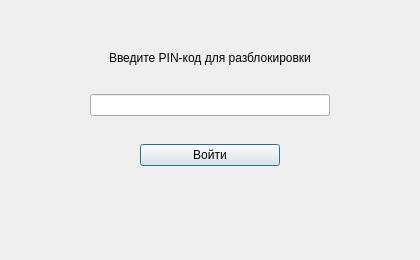
<?xml version="1.0" encoding="UTF-8"?>
<ui version="4.0">
 <class>PinDialog</class>
 <widget class="QDialog" name="PinDialog">
  <property name="geometry">
   <rect>
    <x>0</x>
    <y>0</y>
    <width>420</width>
    <height>260</height>
   </rect>
  </property>
  <property name="windowTitle">
   <string>Аутентификация</string>
  </property>
  <layout class="QVBoxLayout" name="verticalLayout">
   <item>
    <spacer name="verticalSpacerTop">
     <property name="orientation">
      <enum>Qt::Vertical</enum>
     </property>
     <property name="sizeHint" stdset="0">
      <size>
       <width>20</width>
       <height>40</height>
      </size>
     </property>
    </spacer>
   </item>
   <item alignment="Qt::AlignHCenter">
    <widget class="QLabel" name="titleLabel">
     <property name="text">
      <string>Введите PIN-код для разблокировки</string>
     </property>
    </widget>
   </item>
   <item>
    <spacer name="verticalSpacerMid">
     <property name="orientation">
      <enum>Qt::Vertical</enum>
     </property>
     <property name="sizeHint" stdset="0">
      <size>
       <width>20</width>
       <height>10</height>
      </size>
     </property>
    </spacer>
   </item>
   <item alignment="Qt::AlignHCenter">
    <widget class="QLineEdit" name="pinLineEdit">
     <property name="minimumSize">
      <size>
       <width>240</width>
       <height>0</height>
      </size>
     </property>
    </widget>
   </item>
   <item>
    <spacer name="verticalSpacerSmall">
     <property name="orientation">
      <enum>Qt::Vertical</enum>
     </property>
     <property name="sizeHint" stdset="0">
      <size>
       <width>20</width>
       <height>10</height>
      </size>
     </property>
    </spacer>
   </item>
   <item alignment="Qt::AlignHCenter">
    <widget class="QPushButton" name="unlockButton">
     <property name="minimumSize">
      <size>
       <width>140</width>
       <height>0</height>
      </size>
     </property>
     <property name="text">
      <string>Войти</string>
     </property>
    </widget>
   </item>
   <item>
    <spacer name="verticalSpacerSmall2">
     <property name="orientation">
      <enum>Qt::Vertical</enum>
     </property>
     <property name="sizeHint" stdset="0">
      <size>
       <width>20</width>
       <height>10</height>
      </size>
     </property>
    </spacer>
   </item>
   <item alignment="Qt::AlignHCenter">
    <widget class="QLabel" name="statusLabel">
     <property name="text">
      <string/>
     </property>
    </widget>
   </item>
   <item>
    <spacer name="verticalSpacerBottom">
     <property name="orientation">
      <enum>Qt::Vertical</enum>
     </property>
     <property name="sizeHint" stdset="0">
      <size>
       <width>20</width>
       <height>40</height>
      </size>
     </property>
    </spacer>
   </item>
  </layout>
 </widget>
 <resources/>
 <connections/>
</ui>
